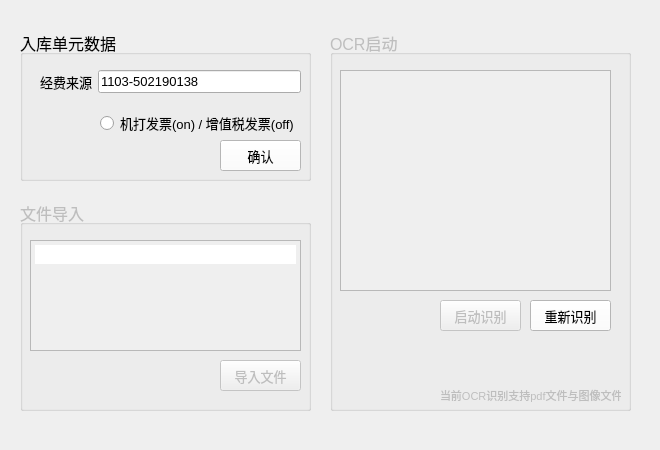
<?xml version="1.0" encoding="UTF-8"?>
<ui version="4.0">
 <class>MainWindow</class>
 <widget class="QMainWindow" name="MainWindow">
  <property name="geometry">
   <rect>
    <x>0</x>
    <y>0</y>
    <width>660</width>
    <height>450</height>
   </rect>
  </property>
  <property name="minimumSize">
   <size>
    <width>660</width>
    <height>450</height>
   </size>
  </property>
  <property name="maximumSize">
   <size>
    <width>660</width>
    <height>450</height>
   </size>
  </property>
  <property name="windowTitle">
   <string>OCR</string>
  </property>
  <property name="toolButtonStyle">
   <enum>Qt::ToolButtonIconOnly</enum>
  </property>
  <widget class="QWidget" name="centralwidget">
   <widget class="QGroupBox" name="box1">
    <property name="enabled">
     <bool>true</bool>
    </property>
    <property name="geometry">
     <rect>
      <x>20</x>
      <y>30</y>
      <width>291</width>
      <height>151</height>
     </rect>
    </property>
    <property name="font">
     <font>
      <pointsize>12</pointsize>
     </font>
    </property>
    <property name="title">
     <string>入库单元数据</string>
    </property>
    <widget class="QWidget" name="formLayoutWidget">
     <property name="geometry">
      <rect>
       <x>20</x>
       <y>40</y>
       <width>261</width>
       <height>41</height>
      </rect>
     </property>
     <layout class="QFormLayout" name="formLayout">
      <item row="0" column="0">
       <widget class="QLabel" name="metadata_label">
        <property name="font">
         <font>
          <pointsize>10</pointsize>
         </font>
        </property>
        <property name="text">
         <string>经费来源</string>
        </property>
        <property name="alignment">
         <set>Qt::AlignCenter</set>
        </property>
       </widget>
      </item>
      <item row="0" column="1">
       <widget class="QLineEdit" name="src_text">
        <property name="font">
         <font>
          <pointsize>10</pointsize>
         </font>
        </property>
        <property name="text">
         <string>1103-502190138</string>
        </property>
       </widget>
      </item>
     </layout>
    </widget>
    <widget class="QRadioButton" name="type_btn">
     <property name="geometry">
      <rect>
       <x>80</x>
       <y>80</y>
       <width>211</width>
       <height>26</height>
      </rect>
     </property>
     <property name="font">
      <font>
       <pointsize>10</pointsize>
       <weight>50</weight>
       <italic>false</italic>
       <bold>false</bold>
      </font>
     </property>
     <property name="text">
      <string>机打发票(on) / 增值税发票(off)</string>
     </property>
    </widget>
    <widget class="QPushButton" name="confirm_btn1">
     <property name="enabled">
      <bool>true</bool>
     </property>
     <property name="geometry">
      <rect>
       <x>200</x>
       <y>110</y>
       <width>81</width>
       <height>31</height>
      </rect>
     </property>
     <property name="font">
      <font>
       <pointsize>10</pointsize>
      </font>
     </property>
     <property name="styleSheet">
      <string notr="true">QPushButton::enabled{ 
	background-color: white;
	color: black;
}</string>
     </property>
     <property name="text">
      <string>确认</string>
     </property>
     <property name="checkable">
      <bool>false</bool>
     </property>
     <property name="default">
      <bool>false</bool>
     </property>
    </widget>
   </widget>
   <widget class="QGroupBox" name="box2">
    <property name="enabled">
     <bool>false</bool>
    </property>
    <property name="geometry">
     <rect>
      <x>20</x>
      <y>200</y>
      <width>291</width>
      <height>211</height>
     </rect>
    </property>
    <property name="font">
     <font>
      <pointsize>12</pointsize>
     </font>
    </property>
    <property name="title">
     <string>文件导入</string>
    </property>
    <property name="alignment">
     <set>Qt::AlignLeading|Qt::AlignLeft|Qt::AlignTop</set>
    </property>
    <property name="flat">
     <bool>false</bool>
    </property>
    <widget class="QTextBrowser" name="browser1">
     <property name="geometry">
      <rect>
       <x>10</x>
       <y>40</y>
       <width>271</width>
       <height>111</height>
      </rect>
     </property>
     <property name="font">
      <font>
       <pointsize>8</pointsize>
      </font>
     </property>
     <property name="html">
      <string>&lt;!DOCTYPE HTML PUBLIC &quot;-//W3C//DTD HTML 4.0//EN&quot; &quot;http://www.w3.org/TR/REC-html40/strict.dtd&quot;&gt;
&lt;html&gt;&lt;head&gt;&lt;meta name=&quot;qrichtext&quot; content=&quot;1&quot; /&gt;&lt;style type=&quot;text/css&quot;&gt;
p, li { white-space: pre-wrap; }
&lt;/style&gt;&lt;/head&gt;&lt;body style=&quot; font-family:'Noto Sans'; font-size:8pt; font-weight:400; font-style:normal;&quot;&gt;
&lt;p style=&quot;-qt-paragraph-type:empty; margin-top:32px; margin-bottom:14px; margin-left:0px; margin-right:0px; -qt-block-indent:0; text-indent:0px; font-size:12pt; background-color:#ffffff;&quot;&gt;&lt;br /&gt;&lt;/p&gt;&lt;/body&gt;&lt;/html&gt;</string>
     </property>
    </widget>
    <widget class="QPushButton" name="import_file_btn">
     <property name="geometry">
      <rect>
       <x>200</x>
       <y>160</y>
       <width>81</width>
       <height>31</height>
      </rect>
     </property>
     <property name="font">
      <font>
       <pointsize>10</pointsize>
      </font>
     </property>
     <property name="styleSheet">
      <string notr="true">QPushButton::enabled{ 
	background-color: white;
	color: black;
}</string>
     </property>
     <property name="text">
      <string>导入文件</string>
     </property>
     <property name="checkable">
      <bool>false</bool>
     </property>
    </widget>
   </widget>
   <widget class="QGroupBox" name="box3">
    <property name="enabled">
     <bool>false</bool>
    </property>
    <property name="geometry">
     <rect>
      <x>330</x>
      <y>30</y>
      <width>301</width>
      <height>381</height>
     </rect>
    </property>
    <property name="font">
     <font>
      <pointsize>12</pointsize>
     </font>
    </property>
    <property name="title">
     <string>OCR启动</string>
    </property>
    <property name="alignment">
     <set>Qt::AlignLeading|Qt::AlignLeft|Qt::AlignTop</set>
    </property>
    <property name="flat">
     <bool>false</bool>
    </property>
    <widget class="QTextBrowser" name="browser2">
     <property name="geometry">
      <rect>
       <x>10</x>
       <y>40</y>
       <width>271</width>
       <height>221</height>
      </rect>
     </property>
     <property name="font">
      <font>
       <pointsize>8</pointsize>
      </font>
     </property>
    </widget>
    <widget class="QPushButton" name="boot_btn">
     <property name="geometry">
      <rect>
       <x>110</x>
       <y>270</y>
       <width>81</width>
       <height>31</height>
      </rect>
     </property>
     <property name="font">
      <font>
       <pointsize>10</pointsize>
      </font>
     </property>
     <property name="styleSheet">
      <string notr="true">QPushButton::enabled{ 
	background-color: white;
	color: black;
}</string>
     </property>
     <property name="text">
      <string>启动识别</string>
     </property>
     <property name="checkable">
      <bool>false</bool>
     </property>
    </widget>
    <widget class="QLabel" name="tip_label">
     <property name="geometry">
      <rect>
       <x>110</x>
       <y>350</y>
       <width>181</width>
       <height>31</height>
      </rect>
     </property>
     <property name="font">
      <font>
       <pointsize>8</pointsize>
      </font>
     </property>
     <property name="text">
      <string>当前OCR识别支持pdf文件与图像文件</string>
     </property>
    </widget>
   </widget>
   <widget class="QPushButton" name="reboot_btn">
    <property name="geometry">
     <rect>
      <x>530</x>
      <y>300</y>
      <width>81</width>
      <height>31</height>
     </rect>
    </property>
    <property name="font">
     <font>
      <pointsize>10</pointsize>
     </font>
    </property>
    <property name="styleSheet">
     <string notr="true">QPushButton::enabled{ 
	background-color: white;
	color: black;
}</string>
    </property>
    <property name="text">
     <string>重新识别</string>
    </property>
    <property name="checkable">
     <bool>false</bool>
    </property>
   </widget>
  </widget>
 </widget>
 <resources/>
 <connections/>
</ui>
